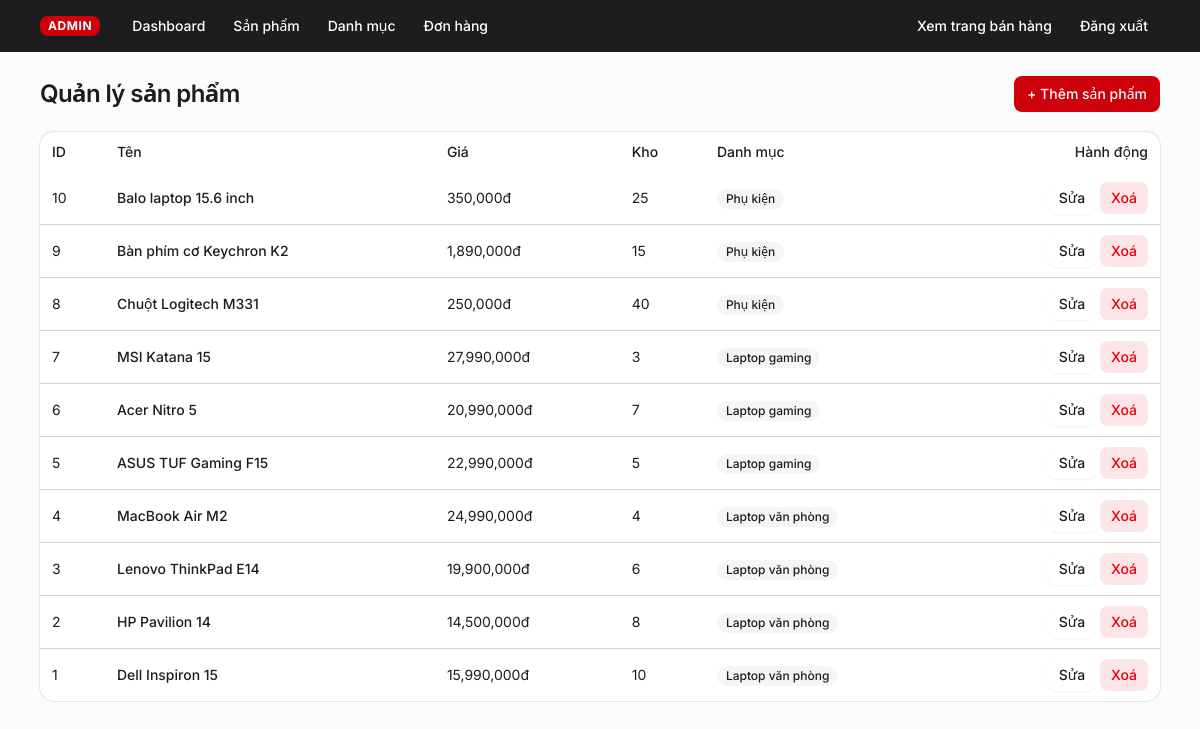
The page /admin/products/index.php (signed in) on the database as committed earlier.
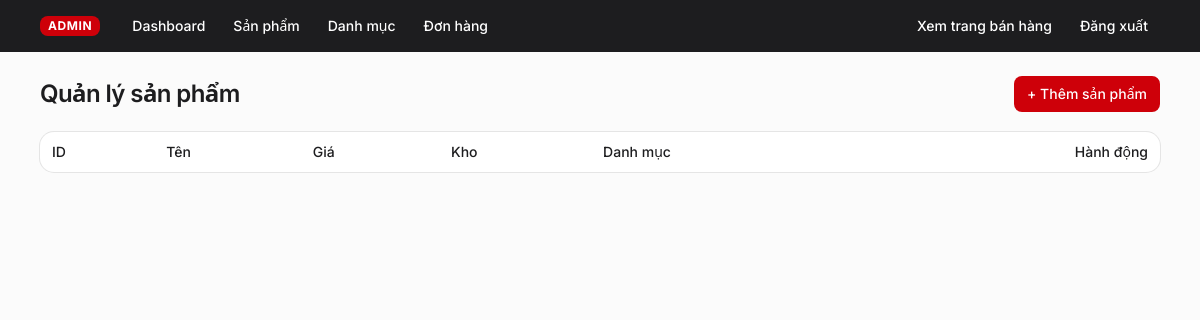
The same page on the database as committed later.
### tables this page shows
CREATE TABLE IF NOT EXISTS products (
  id INT AUTO_INCREMENT PRIMARY KEY,
  name VARCHAR(255) NOT NULL,
  price INT NOT NULL DEFAULT 0,
  stock INT NOT NULL DEFAULT 0,
  description TEXT,
  image VARCHAR(500),
  category_id INT NULL,
  created_at TIMESTAMP DEFAULT CURRENT_TIMESTAMP,

   
  slug VARCHAR(255) NULL UNIQUE,
  sku VARCHAR(100) NULL UNIQUE,
  brand VARCHAR(50) NULL,
  old_price INT NULL,               
  article MEDIUMTEXT NULL,          
  source_url VARCHAR(500) NULL,     

   
  cpu VARCHAR(255) NULL,
  cpu_brand VARCHAR(20) NULL,
  cpu_line VARCHAR(50) NULL,
  ram_gb SMALLINT NULL,
  ram_type VARCHAR(30) NULL,
  ssd_gb SMALLINT UNSIGNED NULL,
  gpu VARCHAR(255) NULL,
  gpu_brand VARCHAR(20) NULL,
  vram_gb SMALLINT NULL,
  screen_inch DECIMAL(3,1) NULL,
  refresh_hz SMALLINT NULL,
  resolution VARCHAR(100) NULL,
  os VARCHAR(100) NULL,
  weight_kg DECIMAL(4,2) NULL,
  battery_wh DECIMAL(5,1) NULL,
  warranty_months TINYINT NULL,
  use_case VARCHAR(255) NULL,       

  FOREIGN KEY (category_id) REFERENCES categories(id) ON DELETE SET NULL
);

CREATE TABLE IF NOT EXISTS categories (
  id INT AUTO_INCREMENT PRIMARY KEY,
  name VARCHAR(100) NOT NULL
);

### src/includes/ui.php (called while the page is built, shortened)
<?php
function ui_btn($variant = 'default', $size = 'default') {
    $base = 'inline-flex shrink-0 items-center justify-center rounded-md border border-transparent text-sm font-medium whitespace-nowrap transition-all outline-none select-none cursor-pointer focus-visible:border-ring focus-visible:ring-3 focus-visible:ring-ring/50 active:translate-y-px disabled:pointer-events-none disabled:opacity-50';
    $variants = [
        'default'     => 'bg-primary text-primary-foreground hover:bg-primary/85',
        'outline'     => 'border-border bg-background shadow-xs hover:bg-muted hover:text-foreground',
        'secondary'   => 'bg-secondary text-secondary-foreground hover:bg-secondary/70',
        'ghost'       => 'hover:bg-muted hover:text-foreground',
        'destructive' => 'bg-destructive/10 text-destructive hover:bg-destructive/20',
        'link'        => 'text-primary underline-offset-4 hover:underline',
    ];
    $sizes = [
        'default' => 'h-9 gap-1.5 px-3',
        'sm'      => 'h-8 gap-1 px-2.5',
        'lg'      => 'h-10 gap-1.5 px-4',
    ];
    return "$base {$variants[$variant]} {$sizes[$size]}";
}
function ui_badge($variant = 'default') {
    $base = 'inline-flex h-5 w-fit shrink-0 items-center justify-center gap-1 rounded-4xl border border-transparent px-2 py-0.5 text-xs font-medium whitespace-nowrap';
    $variants = [
        'default'     => 'bg-primary text-primary-foreground',
        'secondary'   => 'bg-secondary text-secondary-foreground',
        'destructive' => 'bg-destructive/10 text-destructive',
        'outline'     => 'border-border text-foreground',
    ];
    return "$base {$variants[$variant]}";
}

### src/config/db.php (called while the page is built, shortened)
<?php
function e($s) {
    return htmlspecialchars((string)$s, ENT_QUOTES, 'UTF-8');
}

### src/admin/products/index.php (the view)
<?php
require_once __DIR__ . '/../../includes/admin_header.php';
$products = $pdo->query(
    'SELECT p.*, c.name AS category_name
     FROM products p LEFT JOIN categories c ON p.category_id = c.id
     ORDER BY p.id DESC'
)->fetchAll();
?>
<div class="mb-5 flex items-center justify-between">
  <h1 class="text-2xl font-semibold tracking-tight">Quản lý sản phẩm</h1>
  <a href="create.php" class="<?= ui_btn() ?>">+ Thêm sản phẩm</a>
</div>
<div class="<?= UI_TABLE_WRAP ?>">
  <table class="<?= UI_TABLE ?>">
    <thead>
      <tr class="<?= UI_TR ?>">
        <th class="<?= UI_TH ?>">ID</th>
        <th class="<?= UI_TH ?>">Tên</th>
        <th class="<?= UI_TH ?>">Giá</th>
        <th class="<?= UI_TH ?>">Kho</th>
        <th class="<?= UI_TH ?>">Danh mục</th>
        <th class="<?= UI_TH ?> text-right">Hành động</th>
      </tr>
    </thead>
    <tbody>
      <?php foreach ($products as $p): ?>
        <tr class="<?= UI_TR ?>">
          <td class="<?= UI_TD ?>"><?= $p['id'] ?></td>
          <td class="<?= UI_TD ?> font-medium"><?= e($p['name']) ?></td>
          <td class="<?= UI_TD ?>"><?= number_format($p['price']) ?>đ</td>
          <td class="<?= UI_TD ?>"><?= $p['stock'] ?></td>
          <td class="<?= UI_TD ?>">
            <?php if ($p['category_name']): ?>
              <span class="<?= ui_badge('secondary') ?>"><?= e($p['category_name']) ?></span>
            <?php endif; ?>
          </td>
          <td class="<?= UI_TD ?> text-right">
            <a href="edit.php?id=<?= $p['id'] ?>" class="<?= ui_btn('outline', 'sm') ?>">Sửa</a>
            <a href="delete.php?id=<?= $p['id'] ?>" class="<?= ui_btn('destructive', 'sm') ?>"
               onclick="return confirm('Xoá sản phẩm này?')">Xoá</a>
          </td>
        </tr>
      <?php endforeach; ?>
    </tbody>
  </table>
</div>
<?php require_once __DIR__ . '/../../includes/footer.php'; ?>

### src/includes/admin_header.php (shortened to what this page needs)
<?php
require_once __DIR__ . '/../config/db.php';
require_once __DIR__ . '/ui.php';
?>
<!DOCTYPE html>
<html lang="vi">
<head>
  <?php require __DIR__ . '/head.php'; ?>
</head>
<body class="min-h-screen">
<header class="bg-foreground text-background">
  <nav class="mx-auto flex max-w-6xl items-center gap-1 px-4 py-2.5 text-sm font-medium">
    <span class="mr-4 rounded-md bg-primary px-2 py-0.5 text-xs font-bold tracking-wider text-primary-foreground">ADMIN</span>
    <a href="/admin/index.php" class="rounded-md px-3 py-1.5 hover:bg-white/15">Dashboard</a>
    <a href="/admin/products/index.php" class="rounded-md px-3 py-1.5 hover:bg-white/15">Sản phẩm</a>
    <a href="/admin/categories/index.php" class="rounded-md px-3 py-1.5 hover:bg-white/15">Danh mục</a>
    <a href="/admin/orders/index.php" class="rounded-md px-3 py-1.5 hover:bg-white/15">Đơn hàng</a>
    <div class="ml-auto flex items-center gap-1">
      <a href="/index.php" class="rounded-md px-3 py-1.5 hover:bg-white/15">Xem trang bán hàng</a>
      <a href="/auth/logout.php" class="rounded-md px-3 py-1.5 hover:bg-white/15">Đăng xuất</a>
    </div>
  </nav>
</header>
<main class="<?= UI_PAGE ?>">

### src/includes/head.php (shortened to what this page needs)
<script src="https://cdn.jsdelivr.net/npm/@tailwindcss/browser@4"></script>

### src/includes/footer.php
</main>
</body>
</html>

### src/includes/head.php (style rules this page uses)
:root { --radius: 0.625rem; --background: oklch(1 0 0); --foreground: oklch(0.232 0.004 286.1); --card: oklch(1 0 0); --card-foreground: oklch(0.232 0.004 286.1); --popover: oklch(1 0 0); --popover-foreground: oklch(0.232 0.004 286.1); --primary: oklch(0.53 0.225 27.3); --primary-foreground: oklch(1 0 0); --link: oklch(0.48 0.205 27.3); --ring: oklch(0.53 0.225 27.3); --secondary: oklch(0.971 0.003 286.4); --secondary-foreground: oklch(0.232 0.004 286.1); --muted: oklch(0.971 0.003 286.4); --muted-foreground: oklch(0.54 0.008 286.1); --accent: oklch(0.971 0.003 286.4); --accent-foreground: oklch(0.232 0.004 286.1); --destructive: oklch(0.577 0.245 27.325); --border: oklch(0.865 0.007 286.3); --input: oklch(0.865 0.007 286.3); }

Rows that differ between the two databases and show on the page:
removed products: id "10", name "Balo laptop 15.6 inch", price "350,000", stock "25", category.name "Phụ kiện"
removed products: id "9", name "Bàn phím cơ Keychron K2", price "1,890,000", stock "15", category.name "Phụ kiện"
removed products: id "8", name "Chuột Logitech M331", price "250,000", stock "40", category.name "Phụ kiện"
removed products: id "7", name "MSI Katana 15", price "27,990,000", stock "3", category.name "Laptop gaming"
removed products: id "6", name "Acer Nitro 5", price "20,990,000", stock "7", category.name "Laptop gaming"
removed products: id "5", name "ASUS TUF Gaming F15", price "22,990,000", stock "5", category.name "Laptop gaming"
removed products: id "4", name "MacBook Air M2", price "24,990,000", stock "4", category.name "Laptop văn phòng"
removed products: id "3", name "Lenovo ThinkPad E14", price "19,900,000", stock "6", category.name "Laptop văn phòng"
removed products: id "2", name "HP Pavilion 14", price "14,500,000", stock "8", category.name "Laptop văn phòng"
removed products: id "1", name "Dell Inspiron 15", price "15,990,000", stock "10", category.name "Laptop văn phòng"
